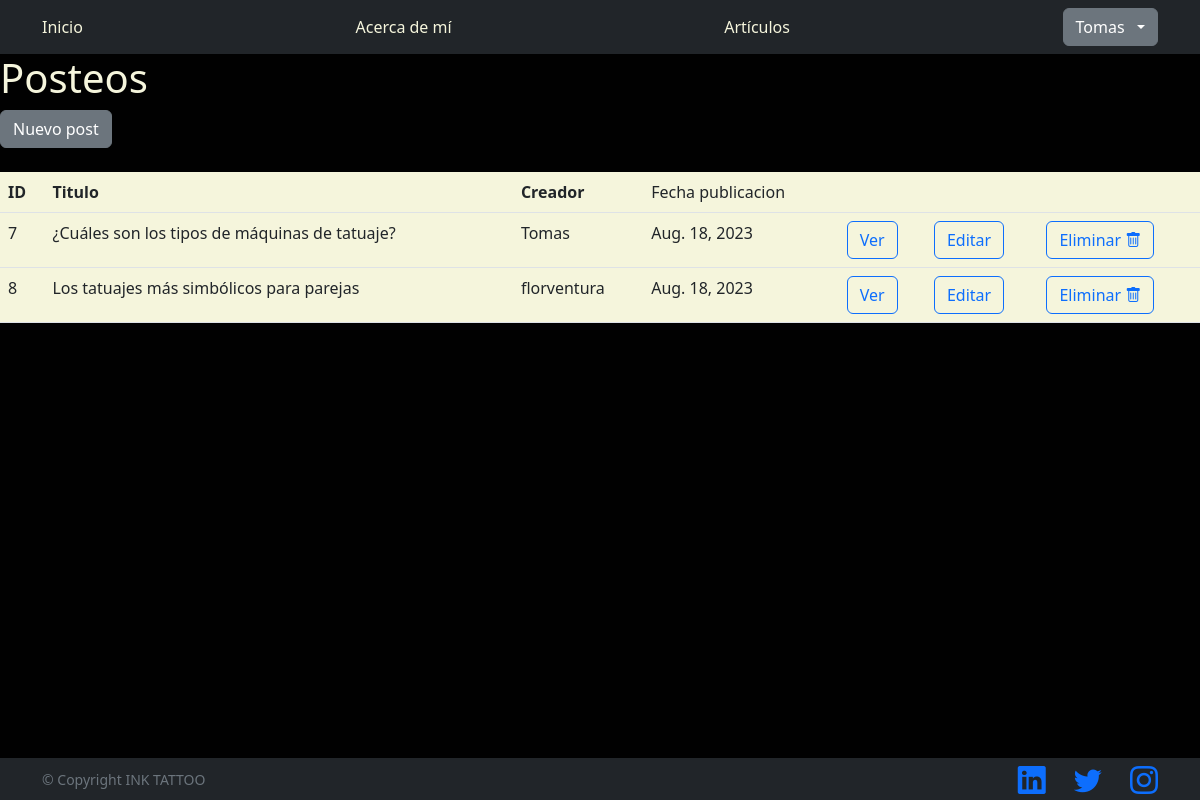
The page /blog/posteos/ (signed in) on the database its author committed.
### blog/models.py (models this page shows, shortened)
class Posteo(models.Model):
    titulo = models.CharField(max_length=64)
    bajada = models.CharField(max_length=140)
    creador = models.ForeignKey(User, on_delete=models.CASCADE, related_name='posteo_creados', null=True)
    imagen = models.ImageField(upload_to='media')
    texto = RichTextField(config_name='default')
    fecha_publicacion=models.DateField(null=True)
    class Meta:
        permissions = [
            ("can_edit_all", "Can edit all content"),
        ]

### blog/views.py (the view)
# urls.py: path("posteos/", PosteoListView.as_view(), name="lista_posteos"),
class PosteoListView(ListView):
   model = Posteo
   template_name = 'blog/lista_posteos.html'

### blog/templates/blog/lista_posteos.html (shortened to what this page needs)
{% extends "base.html" %}
{% block contenido %}
<section>
 <div>
   <h1 style="color: beige;">Posteos</h1>
   <a class="btn btn-secondary" href="{% url 'crear_posteo' %}">Nuevo post</a>
   <br>
    <br>
   <table class="table">
     <tbody>
       <tr class="tabla-fila">
         <th>ID</th>
         <th>Titulo</th>
         <th>Creador</th>
         <td>Fecha publicacion</td>
         <td></td>
         <td></td>
         <td></td>
       </tr>
       {% if object_list %}
          {% for posteo in object_list %}
          <tr class="tabla-fila">
            <td>{{ posteo.id }}</td>
            <td>{{ posteo.titulo }}</td>
            <td>{{ posteo.creador }}</td>
            <td>{{ posteo.fecha_publicacion }}</td>
            <td>
              <a class="btn btn-outline-primary" href="{% url 'ver_posteo' posteo.id %}">Ver</a>
            </td>
            <td>
              <a class="btn btn-outline-primary" href="{% url 'editar_posteo' posteo.id %}">Editar</a>
            </td>
            <td>
              <a class="btn btn-outline-primary" href="{% url 'eliminar_posteo' posteo.id %}">Eliminar
                <i class="bi bi-trash"></i>
              </a>
            </td>
          </tr>
          {% endfor %}
       {% else  %}
          <tr>
            <td style="color: beige;">No hay entradas aún</td>
          </tr>
       {% endif %}
     </tbody>
   </table>
 </div>
</section>
{% endblock contenido %}

### templates_base/base.html (shortened to what this page needs)
{% load static %}
<!DOCTYPE html>
<html lang="en">
<head>
    <link href="https://cdn.jsdelivr.net/npm/bootstrap-icons@1.5.0/font/bootstrap-icons.css" rel="stylesheet"
        type="text/css" />
    <link href="{% static 'css/styles.css' %}" rel="stylesheet" />
</head>
<body style="background-color:#010101;">
    <nav class="navbar navbar-expand-lg navbar-dark bg-dark">
        <div class="container">
            <a class="nav-link" style="color: beige;" href="{% url 'inicio' %}">Inicio</a>
            <a class="nav-link" style="color: beige;" href="{% url 'about' %}">Acerca de mí</a>
            <a class="nav-link" style="color: beige;" href="{% url 'lista_posteos' %}">Artículos</a>
            {% if user.is_authenticated %}
            <div class="dropdown">
                <button class="btn btn-secondary dropdown-toggle" type="button" id="dropdownMenuButton1"
                    data-bs-toggle="dropdown" aria-expanded="false">
                    <div style="display: inline-flex;">
                        <span>{{ user.username }} <img src="{{ user.avatar.imagen.url }}"
                                style="max-width: 30px;" /></span>
                    </div>
                </button>
            </div>
        </div>
        {% else %}
        <a class="btn btn-warning" href="{% url 'registro' %}">Crear cuenta</a>
        <a class="btn btn-warning" href="{% url 'login' %}">Iniciar sesión</a>
        {% endif %}
    </nav>
    <section style=" justify-content: center; align-items: center;" style="background-color: black;">
        {% block contenido %}
        {% endblock contenido %}
    </section>
    <footer class="footer bg-dark" display=" inline,">
        <div class="container">
            <div class="row">
                <div class="col-lg-6 h-100 text-center text-lg-start my-auto">
                    <p class="text-muted small mb-4 mb-lg-0">&copy; Copyright INK TATTOO</p>
                </div>
                <div class="col-lg-6 h-100 text-center text-lg-end my-auto">
                    <ul class="list-inline mb-0">
                        <li class="list-inline-item me-4">
                            <a href="https://www.linkedin.com/in/florencia-ventura-448663163/"><i
                                    class="bi bi-linkedin fs-3"></i></a>
                        </li>
                        <li class="list-inline-item me-4">
                            <a href="https://twitter.com/"><i class="bi-twitter fs-3"></i></a>
                        </li>
                        <li class="list-inline-item">
                            <a href="https://www.instagram.com/"><i class="bi-instagram fs-3"></i></a>
                        </li>
                    </ul>
                </div>
            </div>
        </div>
    </footer>
</body>
</html>

### templates_base/base.html (style rules this page uses)
.footer { position: fixed; left: 0; bottom: 0; width: 100%; }

### blog/templates/blog/lista_posteos.html (style rules this page uses)
.tabla-fila { background-color: #f5f5dc; }

### rows shown on the page
Posteo: id "7", titulo "¿Cuáles son los tipos de máquinas de tatuaje?", creador "Tomas", fecha_publicacion "Aug. 18, 2023"
Posteo: id "8", titulo "Los tatuajes más simbólicos para parejas", creador "florventura", fecha_publicacion "Aug. 18, 2023"

### other values the page prints
{{ user.username }} "Tomas"
